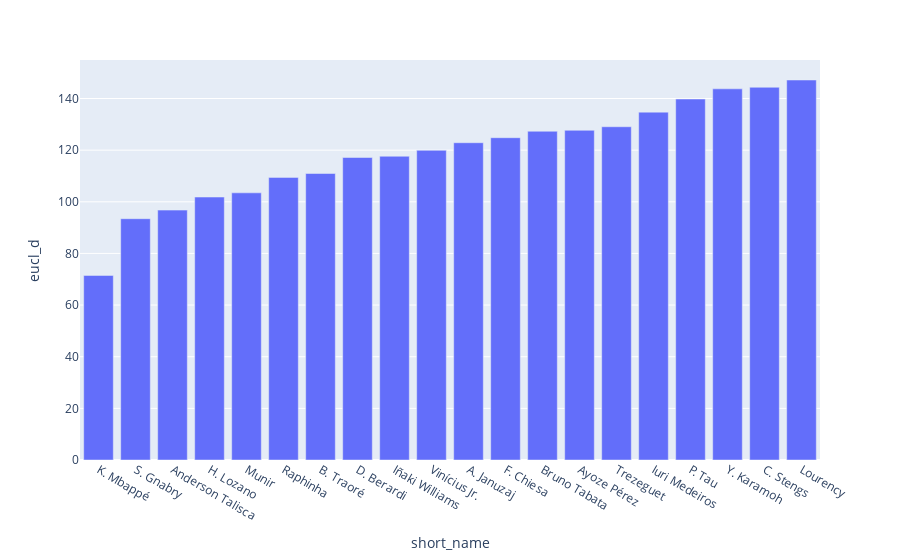

The notebook cell this image was saved under:
### Code cell
px.bar(top_twenty,
    x="short_name", 
    y="eucl_d")

### Figure 1 — Plotly figure (JSON) as saved in the notebook; plotly's stock layout.template omitted (floating-point values rounded to 4 significant figures)
{"data": [{"alignmentgroup": "True", "hovertemplate": "short_name=%{x}<br>eucl_d=%{y}<extra></extra>", "legendgroup": "", "marker": {"color": "#636efa"}, "name": "", "offsetgroup": "", "orientation": "v", "showlegend": false, "textposition": "auto", "type": "bar", "x": ["K. Mbappé", "S. Gnabry", "Anderson Talisca", "H. Lozano", "Munir", "Raphinha", "B. Traoré", "D. Berardi", "Iñaki Williams", "Vinícius Jr.", "A. Januzaj", "F. Chiesa", "Bruno Tabata", "Ayoze Pérez", "Trezeguet", "Iuri Medeiros", "P. Tau", "Y. Karamoh", "C. Stengs", "Lourency"], "xaxis": "x", "y": [71.48, 93.45, 96.78, 101.8, 103.5, 109.4, 111.0, 117.1, 117.6, 119.9, 122.9, 124.8, 127.3, 127.7, 129.1, 134.7, 139.8, 143.7, 144.3, 147.2], "yaxis": "y"}], "layout": {"autosize": true, "barmode": "relative", "legend": {"tracegroupgap": 0}, "margin": {"t": 60}, "xaxis": {"anchor": "y", "autorange": true, "domain": [0, 1], "range": [-0.5, 19.5], "title": {"text": "short_name"}, "type": "category"}, "yaxis": {"anchor": "x", "autorange": true, "domain": [0, 1], "range": [0, 154.9], "title": {"text": "eucl_d"}, "type": "linear"}}}
